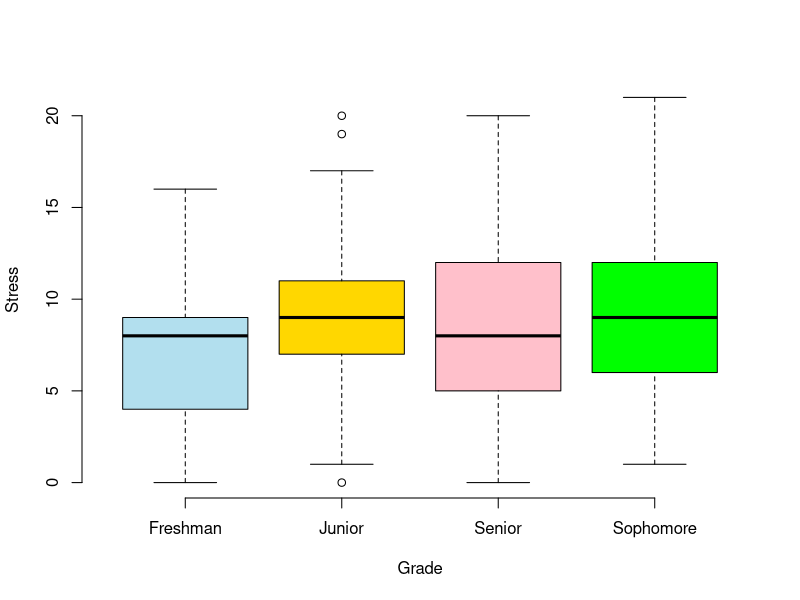
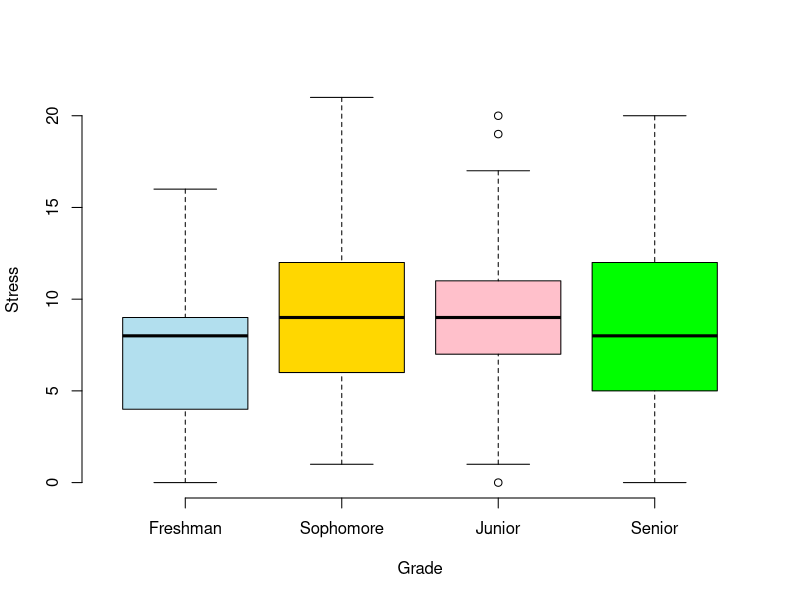

Generate these figures, in order, with R:
## ---- chunk 1
knitr::opts_chunk$set(echo = TRUE)
## ---- chunk 2

pol <- read.csv("POLFINALRevise2019V2.csv")
dim(pol)
head( pol[ ,c("DassTotal","GRADENOPG")] )
## ---- chunk 3
# Box plot
boxplot( DassTotal ~ GRADENOPG, data = pol,
        xlab = "Grade",
        ylab = "Stress",
        frame = FALSE,
        col = c("lightblue2", "gold", "pink", "green"))

## ---- chunk 4
# Create vector with the correct ordered levels

correct.order.grade <- c( "Freshman", "Sophomore", "Junior", "Senior" ) 


# Create a factor using the character vector with the original values
# and the ordered level vector created in step 1

pol$GRADENOPG <- factor( pol$GRADENOPG,
                         levels = correct.order.grade,
                         ordered = TRUE)

## ---- chunk 5
# Box plot
boxplot( DassTotal ~ GRADENOPG, data = pol,
        xlab = "Grade",
        ylab = "Stress",
        frame = FALSE,
        col = c("lightblue2", "gold", "pink", "green"))

## ---- chunk 6
class(pol$DassTotal)
class(pol$GRADENOPG)
levels(pol$GRADENOPG)
## ---- chunk 7

tapply(pol$DassTotal, FUN=sd, INDEX=pol$GRADENOPG)
## ---- chunk 8
tapply(pol$DassTotal, FUN=mean, INDEX=pol$GRADENOPG)
tapply(pol$DassTotal, FUN=length, INDEX=pol$GRADENOPG)

## ---- chunk 9
anov1 <- aov(pol$DassTotal~pol$GRADENOPG)
anov1
summary(anov1)
## ---- chunk 10
TukeyHSD(anov1)
